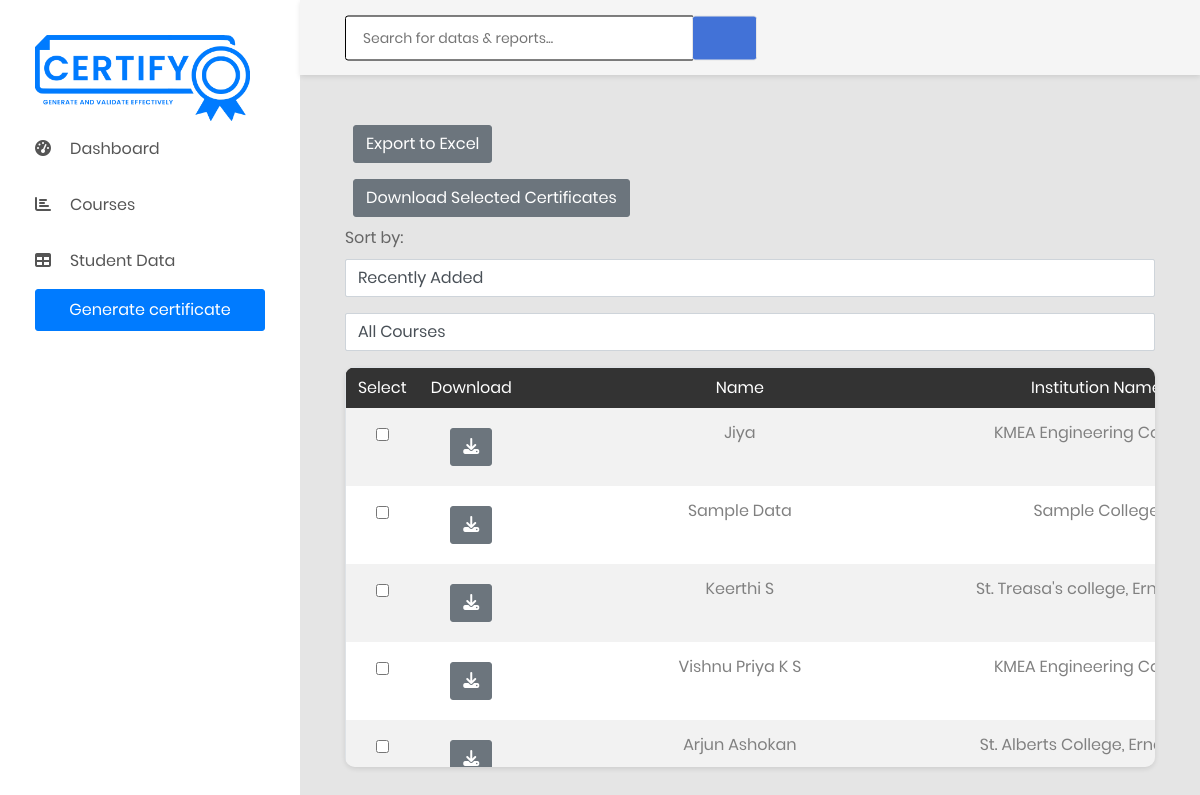
The page /certificate/display-student/ (signed in) on the database as committed earlier.
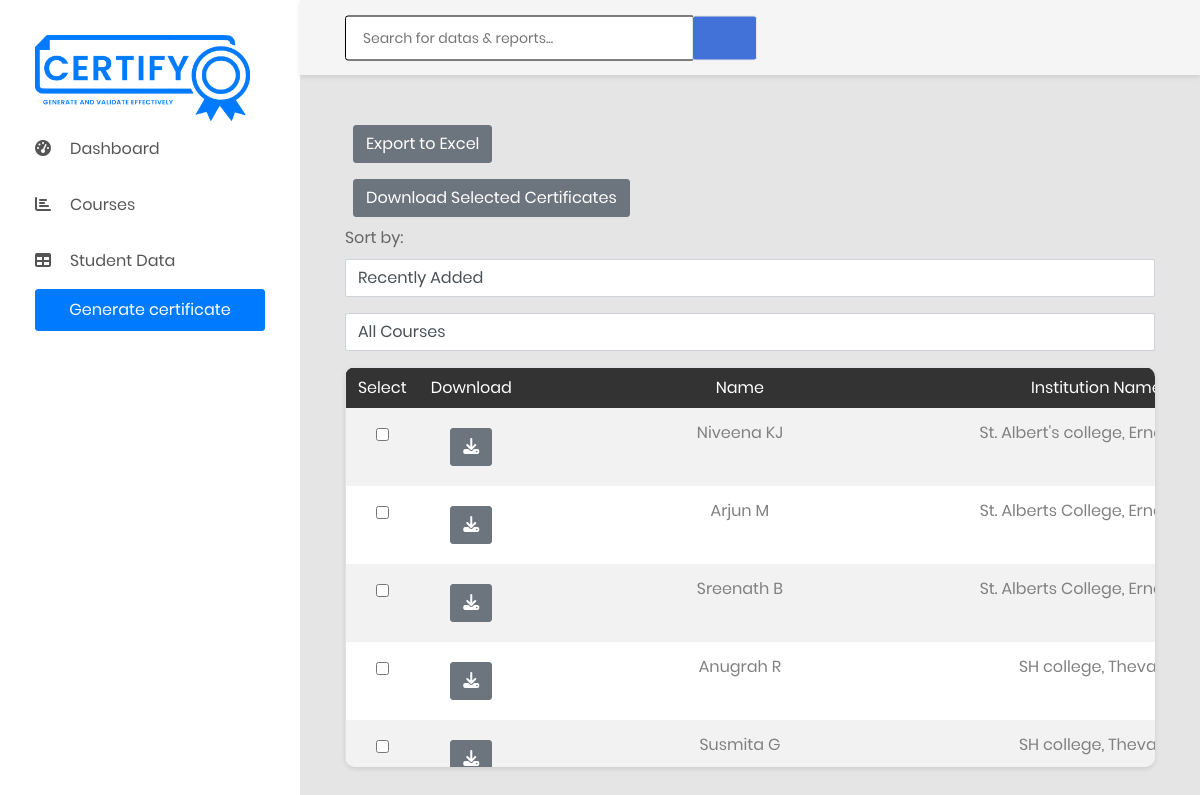
The same page on the database as committed later.
### certificate_app/models.py (models this page shows, shortened)
class Student(models.Model):
    name = models.CharField(max_length=255, blank=True, default='')
    college_name = models.CharField(max_length=255, blank=True, default='')
    start_date = models.DateField(default=timezone.now)
    end_date = models.DateField(default=timezone.now)
    mentor_name = models.CharField(max_length=255, blank=True, default='')
    issued_date = models.DateField(default=timezone.now)
    certificate_type = models.ForeignKey(CertificateTypes, on_delete=models.CASCADE, related_name='students', null=True)
    course= models.ForeignKey(Course, on_delete=models.CASCADE, related_name='enrolled_students', null=True)
    created_at = models.DateTimeField( default=timezone.now)  # Add this field to store creation time
    certificate_number = models.CharField(max_length=20, null=True, blank=True)  # Changed field name to certificate_number

### certificate_app/views.py (the view)
# urls.py: path('display-student/', views.display_students, name='display_students'),
@login_required(login_url='login')
def display_students(request):
    students = Student.objects.all().order_by('-created_at')
    courses=Course.objects.all()
    certificate_types = CertificateTypes.objects.all()
    certificate_courses = {}
    for certificate_type_instance in certificate_types:
        certificate_type_pk = certificate_type_instance.pk
        current_courses = certificate_type_instance.courses.all()
        certificate_courses[certificate_type_pk] = current_courses
        for course_instance in current_courses:
            certificate_types_related_to_course = course_instance.certificate_types.all()
            for certificate_type_instance_related_to_course in certificate_types_related_to_course:
                certificate_type_pk_related_to_course = certificate_type_instance_related_to_course.pk
    current_year = datetime.now().strftime("%Y")
    for std in students:
        number = std.certificate_number
        current_year = datetime.now().strftime("%Y")
        certificate_number = f"SRC/{current_year}/{number}"
    print(certificate_number)
    context = {
        'students': students,
        'certificate_types': certificate_types,
        'courses': courses,
        'certificate_id_number': certificate_number,  # Include the certificate numbers in the context
    }
    return render(request, 'table.html', context)

### certificate_app/models.py (called while the page is built)
    def __str__(self):
        return self.course_name if self.course_name else ''

### templates/table.html (shortened to what this page needs)
{% extends 'base.html' %}
{% load static %}
{% block body %}
<div class="main-content">
    <div class="section__content section__content--p30">
        <div class="container">
            <div class="row">
                <div class="col-lg-12 text-justify">
                </div>
                <div class="col-lg-12">
                    <button class="btn btn-secondary m-2"  onclick="exportToExcel()">Export to Excel</button>
                    <form action="{% url 'download_selected_certificates' %}" method="post" class="mb-3">
                        <button type="submit" class="btn btn-secondary m-2">Download Selected Certificates</button>
                        <div class="mb-3">
                            <label for="sort_order">Sort by:</label>
                            <select id="sort_order" class="form-control" onchange="sortStudents()">
                                <option value="recent">Recently Added</option>
                            </select>
                        </div>
                        <div class="mb-3">
                            <select id="courseDropdown" class="form-control" onchange="filterStudents()">
                                <option value="">All Courses</option>
                            </select>
                        </div>
                        <div class="table-responsive table--no-card m-b-30">
                            <table class="table table-borderless table-striped table-earning">
                                <thead>
                                    <tr>
                                        <th>Select</th>
                                        <th>Download</th>
                                        <th>Name</th>
                                        <th>Institution Name</th>
                                    </tr>
                                </thead>
                                <tbody id="student_table_body">
                                    {% for student in students %}
                                        <tr>
                                            <td><input type="checkbox" name="selected_students" value="{{ student.id }}" class="m-2"></td>
                                            <td>
                                                <a href="{% url 'render_pdf' student.id %}"
                                                class="btn btn-secondary m-2"><i class="fas fa-download"></i>
                                            </a>
                                            </td>
                                            <td>{{ student.name }}</td>
                                            <td>{{ student.college_name }}</td>
                                        </tr>
                                    {% endfor %}
                                </tbody>
                            </table>
                        </div>
                    </form>
                </div>
            </div>
        </div>
    </div>
</div>
{% endblock %}

Rows that differ between the two databases and show on the page:
no longer on this page (row unchanged): Student: name "Jiya", college_name "KMEA Engineering…"
removed Student: name "Sample Data", college_name "Sample…"
no longer on this page (row unchanged): Student: name "Keerthi S", college_name "St. Treasa's college,…"
no longer on this page (row unchanged): Student: name "Vishnu Priya K S", college_name "KMEA Engineering…"
no longer on this page (row unchanged): Student: name "Arjun Ashokan", college_name "St. Alberts College,…"
added Student: name "Niveena KJ", college_name "St. Albert's college,…"
added Student: name "Arjun M", college_name "St. Alberts College,…"
added Student: name "Sreenath B", college_name "St. Alberts College,…"
added Student: name "Anugrah R", college_name "SH college,…"
added Student: name "Susmita G", college_name "SH college,…"
